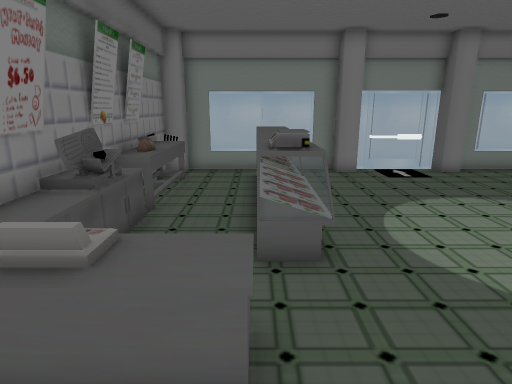
view 1 (above)

12 first-person views from a walk through a scene from a Unity 3-D project. The camera is 1.4 m above the floor, tilts 14° down and sees 75° across. The floor is counted in squares, 0.5 m on a side. Each view is taken from the middle of a square. On the plan, view 1 faces up. The plan holds only what a view shows up to about 20 squares ahead; the rest is blank. The player is left out. Some animated figures are left out.

view 2
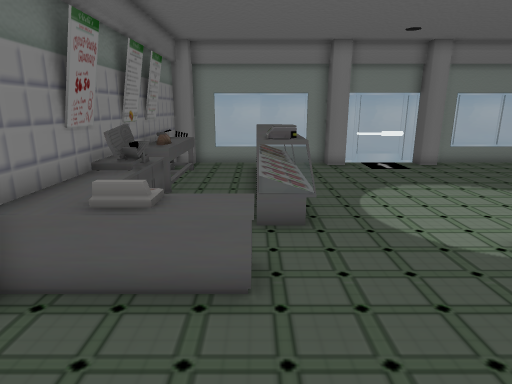

view 3
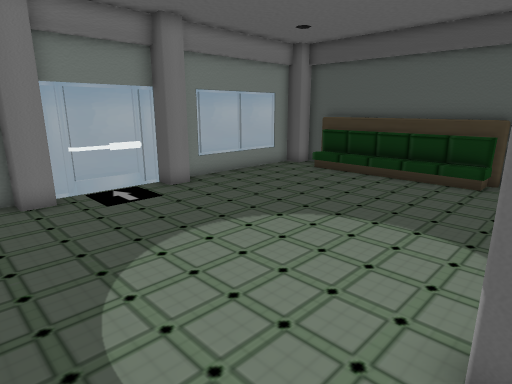

view 4
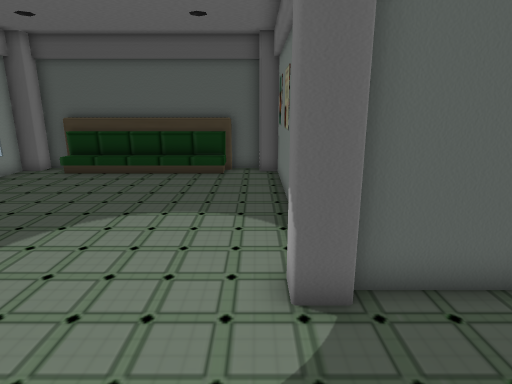

view 5
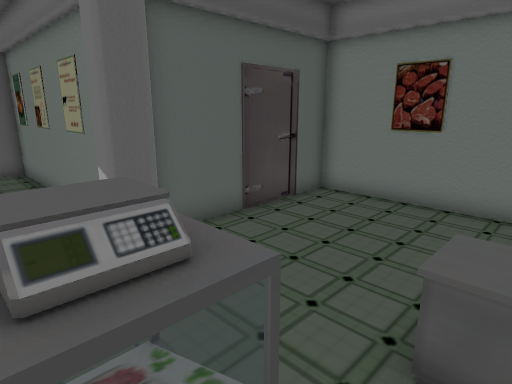

view 6
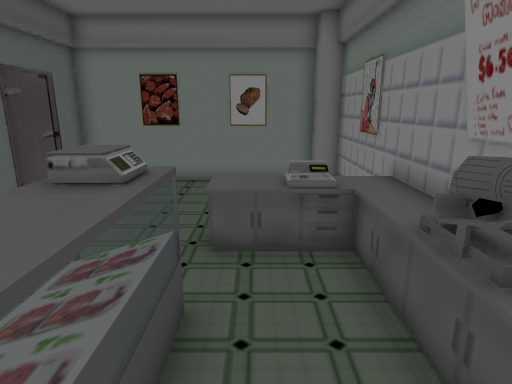

view 7
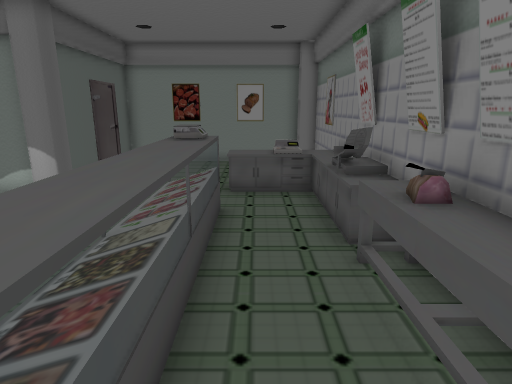

view 8
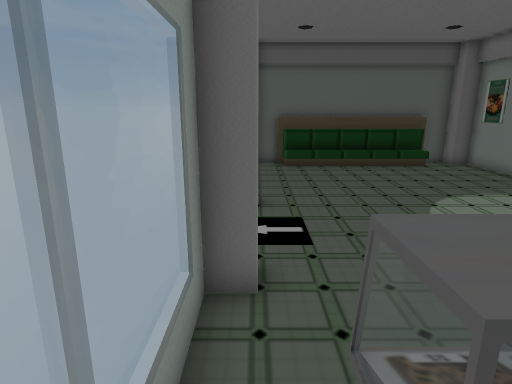

view 9
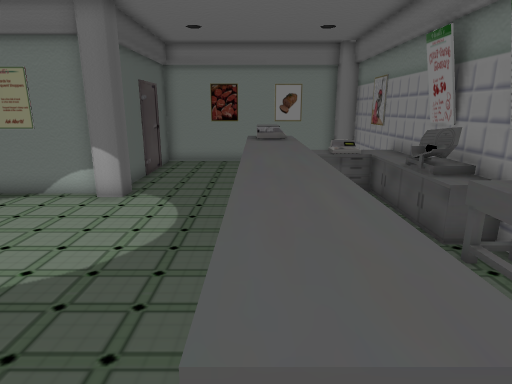

view 10
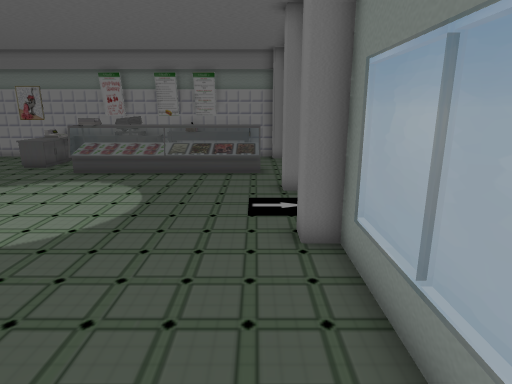

view 11
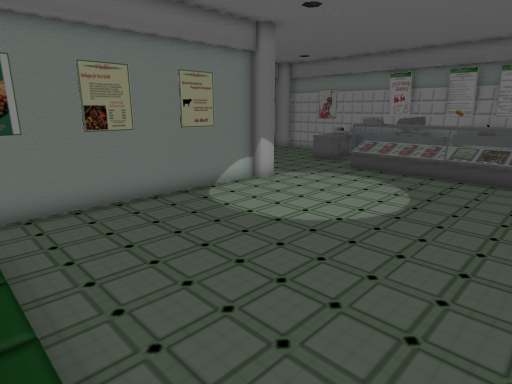

view 12
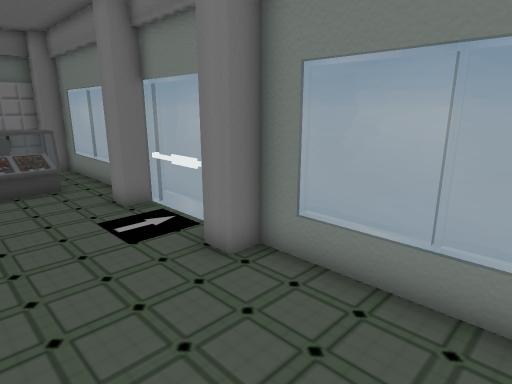

### Floor plan
Key: @ floor where view 1 was taken; # wall or solid block; . floor; = window, fence, low wall or low ledge; ^ raised ledge; O other object.
Columns run from 4 left of view 1 to 17 right of it. Each row starts with its distance up from view 1.
 16  #=#=##=#=##=#=##=#=#
 15 ##......##==##......##
 14 #=..^^ ..............#
 13 ^^..^^ .............O#
 12 ^^..^^ .............O#
 11 #^..^^ .............O#
 10 ^^..^^ .............O#
  9 #^..^^ .............O#
  8 ^^..^^ .............O#
  7 ##..^^ .............O#
  6 #=..^^ ..............#
  5 ^^..................##
  4 ^^^^......###########
  3 ^^^^^.....#
  2 #.........#
  1 #.........#
  0 #.. @.....#
 -1 #   ......#
 -2 ##  ......#
 -3  ##########

Positions as (right, up) in squares from view 1, and headings:
1: (0, 0), facing up
2: (0, -2), facing up
3: (2, 4), facing up-right
4: (1, 5), facing right
5: (-1, 7), facing down-right
6: (-1, 10), facing down
7: (-1, 15), facing down
8: (-1, 15), facing right
9: (1, 15), facing down
10: (16, 14), facing left
11: (16, 14), facing down-left
12: (14, 11), facing up-left
